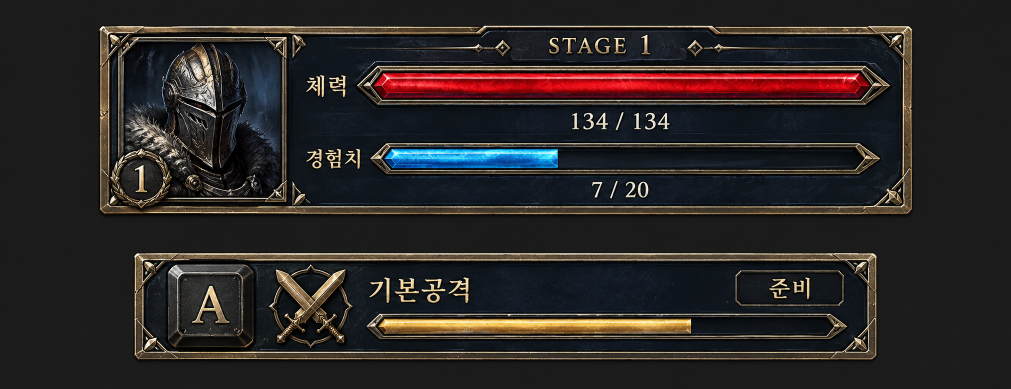
#> input picture image/Codex 이미지 2026년 9월 13일 오후 02_50_17.png, 2022 x 778 px, given in place of background_title.png, which was not available (shown at 1/2 size)
$ python optimize_assets.py
#> lines starting #> are read from the running program, lines starting #| are printed output that depends on the picture
# -*- coding: utf-8 -*-
"""생성 원본(165MB)을 실제 웹앱에 쓸 수 있는 용량으로 최적화한다."""
import os
from PIL import Image

BASE = r"C:\Users\강치원\OneDrive\Desktop\webapp\image"
SRC = os.path.join(BASE, "generated_full_20260911")
PLAYER_ANIM = os.path.join(BASE, "player_anim")


def resize_png(path, out_path, max_dim=None, scale=None, optimize=True):
    img = Image.open(path).convert('RGBA')
    w, h = img.size
    if scale:
        nw, nh = max(1, round(w * scale)), max(1, round(h * scale))
    elif max_dim:
        f = max_dim / max(w, h)
        if f >= 1:
            nw, nh = w, h
        else:
            nw, nh = max(1, round(w * f)), max(1, round(h * f))
    else:
        nw, nh = w, h
    if (nw, nh) != (w, h):
        img = img.resize((nw, nh), Image.LANCZOS)
    img.save(out_path, optimize=optimize)
    return os.path.getsize(out_path)


def to_jpeg(path, out_path, max_dim=1600, quality=88):
    img = Image.open(path).convert('RGB')
    w, h = img.size
    f = max_dim / max(w, h)
    if f < 1:
        img = img.resize((round(w * f), round(h * f)), Image.LANCZOS)
    img.save(out_path, quality=quality, optimize=True)
    return os.path.getsize(out_path)


total_before = 0
total_after = 0


def track(before_path, after_size):
    global total_before, total_after
    total_before += os.path.getsize(before_path)
    total_after += after_size


# 1) 이미 정규화한 모션은 재축소하지 않는다. 원본 생성/정렬은 별도 도구에서 수행한다.
# 게임이 기대하는 고정 셀 크기로만 축소하므로 같은 입력에 재실행해도 크기가 유지된다.
TARGET_CELLS = {'warrior': (262, 437), 'mage': (220, 370), 'rogue': (235, 263), 'cleric': (294, 448)}
FRAME_COUNTS = {'idle': 4, 'walk': 6, 'attack': 6, 'hit': 3, 'death': 8}
def normalize_player_strip(path):
    cls, state, _direction = os.path.splitext(os.path.basename(path))[0].split('_')
    cw, ch = TARGET_CELLS[cls]
    target = (cw * FRAME_COUNTS[state], ch)
    with Image.open(path) as img:
        if img.size == target:
            return
        if img.width < target[0] or img.height < target[1]:
            raise ValueError(f'{path}: 목표 크기보다 작으므로 원본 복구가 필요합니다.')
        result = img.convert('RGBA').resize(target, Image.Resampling.LANCZOS)
    result.save(path, optimize=True)

os.makedirs(PLAYER_ANIM, exist_ok=True)
for fname in os.listdir(PLAYER_ANIM):
    if fname.endswith('.png'):
        normalize_player_strip(os.path.join(PLAYER_ANIM, fname))

# 2) 바닥 타일 / 벽 텍스처 / 장식 — 512x512
floor_dir = os.path.join(BASE, 'floor')
wall_dir = os.path.join(BASE, 'wall')
decal_dir = os.path.join(BASE, 'decal')
for d in (floor_dir, wall_dir, decal_dir):
    os.makedirs(d, exist_ok=True)

for fname in os.listdir(SRC):
    if not fname.endswith('.png'):
        continue
    p = os.path.join(SRC, fname)
    if fname.startswith('floor_'):
        out = os.path.join(floor_dir, fname)
        track(p, resize_png(p, out, max_dim=512))
    elif fname.startswith('wall_'):
        out = os.path.join(wall_dir, fname)
        track(p, resize_png(p, out, max_dim=512))
    elif fname.startswith('decal_'):
        out = os.path.join(decal_dir, fname)
        track(p, resize_png(p, out, max_dim=420))

# 3) 아이콘 — 160x160
icon_dir = os.path.join(BASE, 'icon')
os.makedirs(icon_dir, exist_ok=True)
for fname in os.listdir(SRC):
    if fname.endswith('.png') and fname.startswith('icon_'):
        p = os.path.join(SRC, fname)
        out = os.path.join(icon_dir, fname)
        track(p, resize_png(p, out, max_dim=160))

# 4) UI 패널/버튼/탭/카드/기타 — 최대 변 900px로 축소
ui_dir = os.path.join(BASE, 'ui2')
os.makedirs(ui_dir, exist_ok=True)
for fname in os.listdir(SRC):
    if fname.endswith('.png') and fname.startswith('ui_'):
        p = os.path.join(SRC, fname)
        out = os.path.join(ui_dir, fname)
        track(p, resize_png(p, out, max_dim=900))

# 5) 타이틀/로비 배경 — JPEG 변환
for fname in ('background_title.png', 'background_lobby.png'):
    p = os.path.join(SRC, fname)
    out = os.path.join(BASE, fname.replace('.png', '.jpg'))
    track(p, to_jpeg(p, out, max_dim=1600, quality=88))
#> in to_jpeg, img is the input picture: PIL image 2022x778 RGB; mean R, G, B 42.8, 38.3, 37.2
#> in to_jpeg, `img = img.resize((round(w * f), round(h * f)), Image.LANCZOS)`:
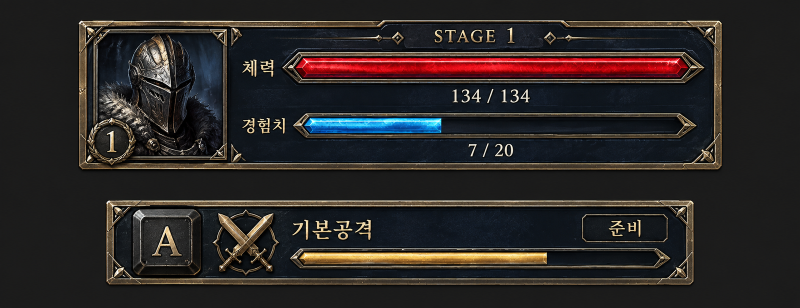
#> img: PIL image 1600x616 RGB (shown at 1/2 size); mean R, G, B 42.8, 38.3, 37.2
#> pass 2 of the loop `for fname in ('background_title.png', 'background_lobby.png'):`:
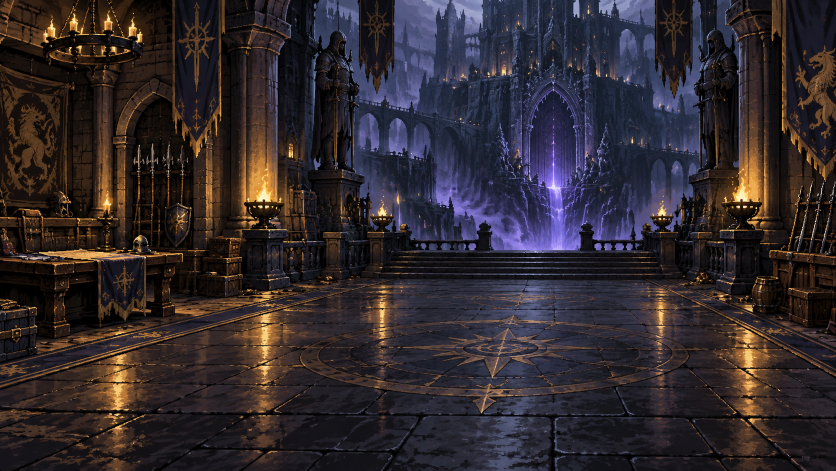
#> input picture image/generated_full_20260911/background_lobby.png, 1672 x 941 px, found by its file name (shown at 1/2 size)
#> in to_jpeg, img is the input picture: PIL image 1672x941 RGB; mean R, G, B 49.1, 41.4, 45.5
#> in to_jpeg (call 2), `img = img.resize((round(w * f), round(h * f)), Image.LANCZOS)`:
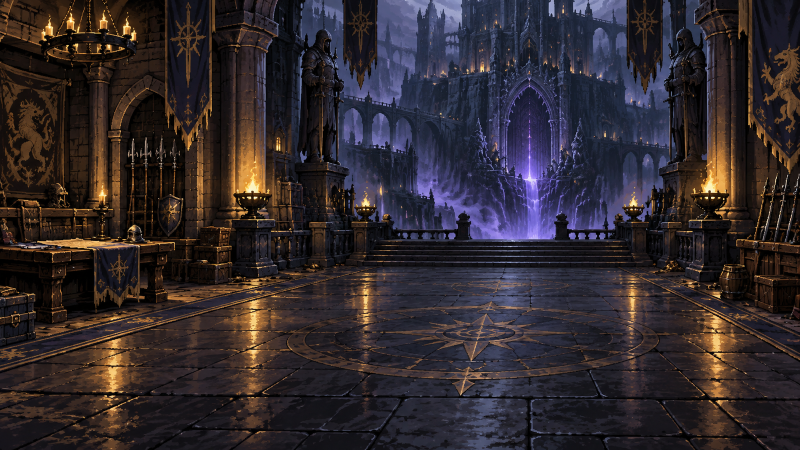
#> img: PIL image 1600x900 RGB (shown at 1/2 size); mean R, G, B 49.1, 41.4, 45.5

print(f"before: {total_before/1024/1024:.1f} MB  after: {total_after/1024/1024:.1f} MB")
